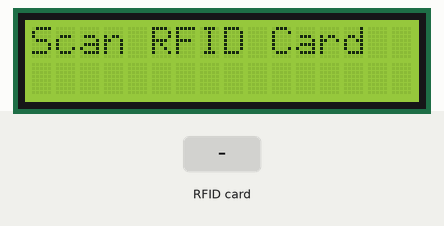
This sketch was run on a simulated ESP32. On the bench: 16×2 character LCD. Inputs (shaded band) come from the test bench. What the sketch prints to the serial monitor is not drawn.

Above: at 1.3 s.
1.4 s: RFID card 5E 7A 19 C4 held to the reader
At 2.4 s:
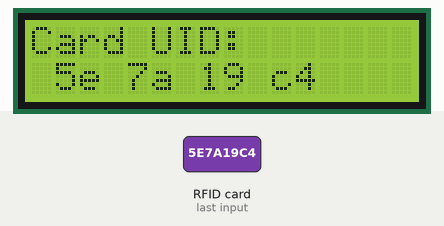
Timing chart, 0 to 4.4 s (numbered marks = the images above; inputs shaded):
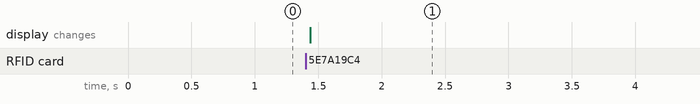

Measured:
- after the input at 1.4 s, the display: changes at once (image 1)

The sketch:

rfid.ino
```cpp
#include <SPI.h>                // SPI library for RFID communication
#include <MFRC522.h>            // MFRC522 library for RFID
#include <Wire.h>               // Wire library for I2C communication
#include <LiquidCrystal_I2C.h>  // LiquidCrystal_I2C library for LCD

// RFID pins for ESP32
#define SS_PIN 5   // Define Slave Select pin for RFID
#define RST_PIN 2  // Define Reset pin for RFID

MFRC522 rfid(SS_PIN, RST_PIN);  // Create MFRC522 instance with defined SS and RST pins

// I2C LCD address (replace 0x27 if needed)
LiquidCrystal_I2C lcd(0x27, 16, 2);  // 16x2 LCD with I2C address 0x27

void setup() {
  Serial.begin(115200);  // Start serial communication (ESP32 works better at 115200 baud)

  // Initialize SPI
  SPI.begin();

  // Initialize RFID
  rfid.PCD_Init();

  // Initialize LCD
  lcd.init();
  lcd.backlight();
  lcd.clear();
  lcd.setCursor(0, 0);
  lcd.print("Scan RFID Card");
}

void loop() {
  // Check if a new RFID card is present
  if (rfid.PICC_IsNewCardPresent() && rfid.PICC_ReadCardSerial()) {

    // Read UID and display on Serial Monitor
    Serial.print("UID: ");
    String content = "";
    for (byte i = 0; i < rfid.uid.size; i++) {
      Serial.print(rfid.uid.uidByte[i] < 0x10 ? " 0" : " ");
      Serial.print(rfid.uid.uidByte[i], HEX);
      content.concat(String(rfid.uid.uidByte[i] < 0x10 ? " 0" : " "));
      content.concat(String(rfid.uid.uidByte[i], HEX));
    }
    Serial.println();

    // Display UID on LCD
    lcd.clear();
    lcd.setCursor(0, 0);
    lcd.print("Card UID:");
    lcd.setCursor(0, 1);
    lcd.print(content);

    delay(1000);  // Show UID for 1 second before scanning the next card

    // Prepare for next scan
    rfid.PICC_HaltA();
    rfid.PCD_StopCrypto1();
    delay(5000);

    // Reset LCD message
    lcd.clear();
    lcd.setCursor(0, 0);
    lcd.print("Scan RFID Card");
  }
}
```
